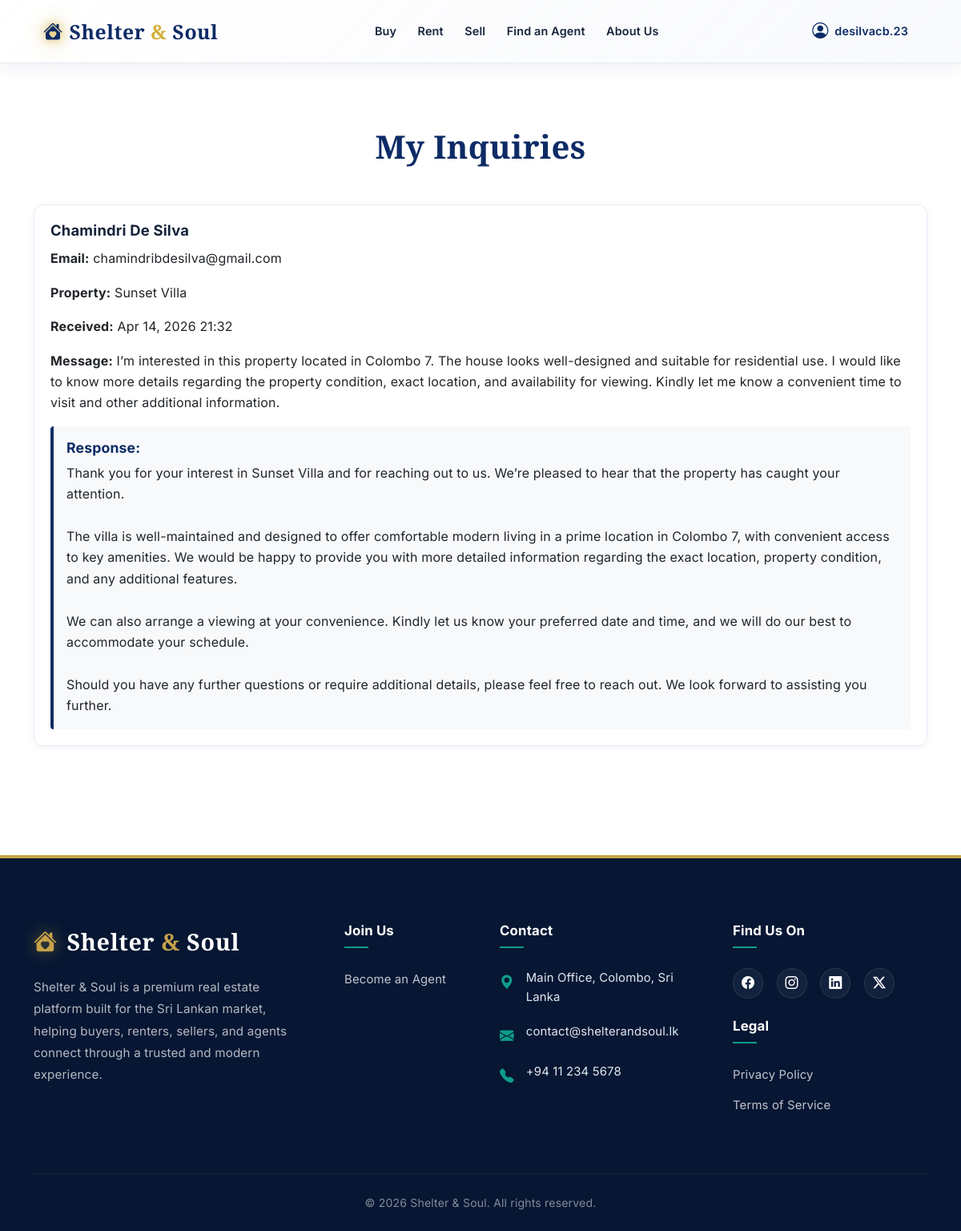
Page /inquiries/ (signed in) on the committed database.
### listings/models.py (models this page shows, shortened)
class Inquiry(models.Model):
    property = models.ForeignKey(Property, on_delete=models.CASCADE, related_name="inquiries")
    user = models.ForeignKey(User, on_delete=models.SET_NULL, null=True, blank=True)
    name = models.CharField(max_length=150, default="Unknown")
    email = models.EmailField(default="unknown@example.com")
    message = models.TextField()
    admin_reply = models.TextField(blank=True, null=True, help_text="Admin's reply to this inquiry")
    created_at = models.DateTimeField(auto_now_add=True)

class Property(models.Model):
    LISTING_CATEGORIES = [
        ("Sell", "Sell"),
        ("Rent", "Rent"),
    ]
    PROPERTY_TYPES = [
        ("Residential", "Residential"),
        ("Apartment", "Apartment"),
        ("Commercial", "Commercial"),
        ("Land", "Land"),
    ]
    SIZE_UNITS = [
        ("sqft", "sqft"),
        ("acres", "Acres"),
        ("perch", "Perch"),
    ]
    name = models.CharField(max_length=255)
    location = models.CharField(max_length=255)
    price = models.DecimalField(max_digits=10, decimal_places=2)
    listing_category = models.CharField(max_length=20, choices=LISTING_CATEGORIES, default="Sell")
    property_type = models.CharField(
        max_length=100,
        choices=PROPERTY_TYPES,
        default="Residential"
    )
    description = models.TextField()
    number_of_rooms = models.PositiveIntegerField(null=True, blank=True)
    number_of_bathrooms = models.PositiveIntegerField(null=True, blank=True)
    size_sqft = models.DecimalField("Size", max_digits=12, decimal_places=2, null=True, blank=True)
    size_unit = models.CharField(max_length=20, choices=SIZE_UNITS, default="sqft")
    walkthrough_video = models.FileField(upload_to="", null=True, blank=True)
    video_url = models.URLField(blank=True)
    address = models.CharField(max_length=255, blank=True)
    latitude = models.DecimalField(max_digits=9, decimal_places=6, null=True, blank=True)
    longitude = models.DecimalField(max_digits=9, decimal_places=6, null=True, blank=True)
    owner = models.ForeignKey(User, on_delete=models.SET_NULL, null=True, blank=True, related_name="properties")

### listings/views.py (the view)
# urls.py: path("inquiries/", views.view_inquiries, name="view_inquiries"),
@login_required
def view_inquiries(request):
    inquiries = Inquiry.objects.filter(user=request.user).order_by("-id")
    return render(request, "listings/view_inquiries.html", {"inquiries": inquiries})

### listings/context_processors.py (called while the page is built)
def seller_permissions(request):
    user = getattr(request, "user", None)
    can_post = False
    if user and user.is_authenticated:
        profile, _ = UserProfile.objects.get_or_create(user=user)
        if profile.can_post_property:
            can_post = True
        else:
            from listings.models import SellLead
            can_post = SellLead.objects.filter(user=user, status=SellLead.STATUS_APPROVED, is_used=False).exists()
    return {"user_can_post_property": can_post}

### listings/templates/listings/view_inquiries.html
{% extends "listings/base.html" %}
{% block content %}
<div class="fade-in-up" style="text-align: center; margin-bottom: 3rem; margin-top: 2rem;">
    <h1 style="font-family: 'Playfair Display', serif; font-weight: 800; color: var(--primary);">My Inquiries</h1>
</div>
{% if inquiries %}
<div class="card-grid fade-in-up" style="transition-delay: 0.1s;">
    {% for inquiry in inquiries %}
    <div class="card">
        <div class="card-body">
            <h3>{{ inquiry.name }}</h3>
            <p><strong>Email:</strong> {{ inquiry.email }}</p>
            <p><strong>Property:</strong> {{ inquiry.property.name }}</p>
            <p><strong>Received:</strong> {{ inquiry.created_at|date:"M d, Y H:i" }}</p>
            <p><strong>Message:</strong> {{ inquiry.message }}</p>
            {% if inquiry.admin_reply %}
            <div class="mt-3 p-3" style="background-color: #f8f9fa; border-left: 4px solid var(--primary); border-radius: 4px;">
                <h5 style="color: var(--primary); margin-bottom: 0.5rem; font-size: 1.1rem;">Response:</h5>
                <p class="mb-0">{{ inquiry.admin_reply|linebreaksbr }}</p>
            </div>
            {% endif %}
        </div>
    </div>
    {% endfor %}
</div>
{% else %}
<div class="fade-in-up" style="transition-delay: 0.1s; text-align: center; padding: 4rem 2rem;">
    <p>No inquiries have been submitted yet.</p>
</div>
{% endif %}
{% endblock %}

### listings/templates/listings/base.html (shortened to what this page needs)
<!DOCTYPE html>
<html lang="en">
<head>
    <link href="https://cdn.jsdelivr.net/npm/bootstrap@5.3.2/dist/css/bootstrap.min.css" rel="stylesheet">
    <link rel="stylesheet" href="https://cdn.jsdelivr.net/npm/bootstrap-icons@1.11.1/font/bootstrap-icons.css">
</head>
<body>
    <nav id="mainNavbar"
        class="navbar navbar-expand-lg {% if request.resolver_match.url_name == 'home' %}navbar-home navbar-dark{% else %}navbar-light navbar-glass sticky-top{% endif %}">
        <div class="container-xl px-4">
            <a class="navbar-brand d-flex align-items-center gap-2" href="{% url 'home' %}">
                <span class="navbar-brand-icon-glow" aria-hidden="true"><i class="bi bi-house-heart-fill fs-4"></i></span>
                <span>Shelter <span style="color:#D4AF37;">&amp;</span> Soul</span>
            </a>
            <div class="collapse navbar-collapse" id="navbarNav">
                <ul class="navbar-nav mx-auto mb-2 mb-lg-0">
                    <li class="nav-item">
                        <a class="nav-link {% if request.resolver_match.url_name == 'property_list' and request.GET.type == 'buy' %}active{% endif %}"
                            href="{% url 'property_list' %}?type=buy">Buy</a>
                    </li>
                    <li class="nav-item">
                        <a class="nav-link {% if request.resolver_match.url_name == 'property_list' and request.GET.type == 'rent' %}active{% endif %}"
                            href="{% url 'property_list' %}?type=rent">Rent</a>
                    </li>
                    <li class="nav-item">
                        <a class="nav-link {% if request.resolver_match.url_name == 'sell' %}active{% endif %}"
                            href="{% url 'sell' %}">Sell</a>
                    </li>
                    <li class="nav-item">
                        <a class="nav-link {% if request.resolver_match.url_name == 'find_agent' %}active{% endif %}"
                            href="{% url 'find_agent' %}">Find an Agent</a>
                    </li>
                    <li class="nav-item">
                        <a class="nav-link {% if request.resolver_match.url_name == 'about' %}active{% endif %}"
                            href="{% url 'about' %}">About Us</a>
                    </li>
                </ul>
                <ul class="navbar-nav align-items-center gap-1">
                    {% if user.is_authenticated %}
                    <li class="nav-item dropdown">
                        <a class="nav-link dropdown-toggle d-flex align-items-center gap-2 fw-semibold {% if request.resolver_match.url_name != 'home' %}text-primary{% else %}text-white{% endif %}"
                            href="#" id="profileDropdown" role="button" data-bs-toggle="dropdown" aria-expanded="false"
                            aria-label="My profile menu">
                            <i class="bi bi-person-circle fs-5 flex-shrink-0"></i>
                            <span class="nav-user-name d-none d-md-inline">{{ user.get_full_name|default:user.username }}</span>
                        </a>
                    </li>
                    {% endif %}
                </ul>
            </div>
        </div>
    </nav>
    <main class="{% block main_class %}container my-5{% endblock %}">
        {% block content %}{% endblock %}
    </main>
    <footer class="footer">
        <div class="container">
            <div class="row g-5">
                <div class="col-lg-4 col-md-6">
                    <a href="{% url 'home' %}" class="footer-logo">
                        <i class="bi bi-house-heart-fill"></i>
                        <span>Shelter <span>&amp;</span> Soul</span>
                    </a>
                    <p class="footer-text mt-3">
                        Shelter & Soul is a premium real estate platform built for the Sri Lankan market, helping buyers, renters, sellers, and agents connect through a trusted and modern experience.
                    </p>
                </div>
                <div class="col-lg-2 col-md-6">
                    <h5 class="footer-heading">Join Us</h5>
                    <ul class="footer-link-group">
                        <li><a href="mailto:contact@shelterandsoul.lk">Become an Agent</a></li>
                    </ul>
                </div>
                <div class="col-lg-3 col-md-6">
                    <h5 class="footer-heading">Contact</h5>
                    <div class="footer-contact-item">
                        <i class="bi bi-geo-alt-fill"></i>
                        <span>Main Office, Colombo, Sri Lanka</span>
                    </div>
                    <div class="footer-contact-item">
                        <i class="bi bi-envelope-fill"></i>
                        <span>contact@shelterandsoul.lk</span>
                    </div>
                    <div class="footer-contact-item">
                        <i class="bi bi-telephone-fill"></i>
                        <span>+94 11 234 5678</span>
                    </div>
                </div>
                <div class="col-lg-3 col-md-6">
                    <h5 class="footer-heading">Find Us On</h5>
                    <div class="social-icons mb-4">
                        <a href="#" class="social-link" title="Facebook"><i class="bi bi-facebook"></i></a>
                        <a href="#" class="social-link" title="Instagram"><i class="bi bi-instagram"></i></a>
                        <a href="#" class="social-link" title="LinkedIn"><i class="bi bi-linkedin"></i></a>
                        <a href="#" class="social-link" title="Twitter/X"><i class="bi bi-twitter-x"></i></a>
                    </div>
                    <h5 class="footer-heading">Legal</h5>
                    <ul class="footer-link-group">
                        <li><a href="#">Privacy Policy</a></li>
                        <li><a href="#">Terms of Service</a></li>
                    </ul>
                </div>
            </div>
            <div class="footer-bottom">
                <div class="row align-items-center">
                    <div class="col-md-12 text-center">
                        <p class="footer-bottom-text">&copy; 2026 Shelter &amp; Soul. All rights reserved.</p>
                    </div>
                </div>
            </div>
        </div>
    </footer>
</body>
</html>

### rows in the picture
Inquiry: name "Chamindri De Silva", email "chamindribdesilva@gmail.com", property.name "Sunset Villa", created_at "Apr 14, 2026 21:32", message "I’m interested in this property located in Colombo 7. The house looks well-designed and suitable for residential use. I would like to know more details regarding the property condition, exact location, and availability for viewing. Kindly let me know a convenient time to visit and other additional information.", admin_reply "Thank you for your interest in Sunset Villa and for reaching out to us. We’re pleased to hear that the property has caught your attention. The villa is well-maintained and designed to offer comfortable modern living in a prime location in Colombo 7, with convenient access to key amenities. We would be happy to provide you with more detailed information regarding the exact location, property condition, and any additional features. We can also arrange a viewing at your convenience. Kindly let us know your preferred date and time, and we will do our best to accommodate your schedule. Should you have any further questions or require additional details, please feel free to reach out. We look…"

### other values in the picture
{{ user.get_full_name|default:user.username }} "desilvacb.23"
